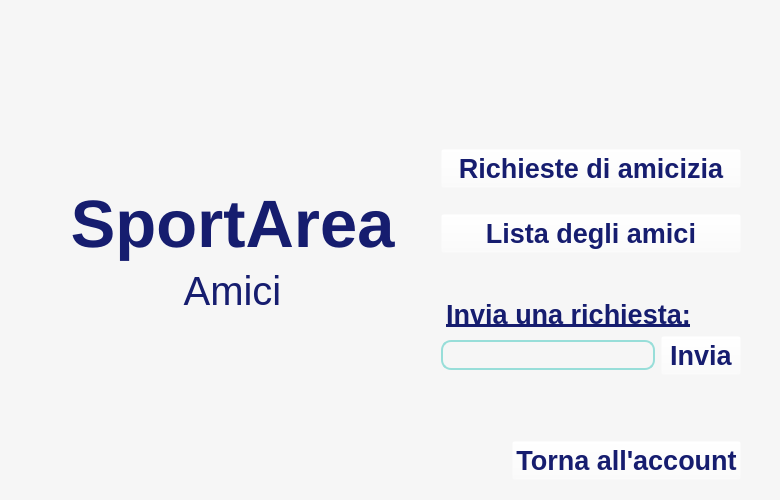
<?xml version="1.0" encoding="UTF-8"?>
<ui version="4.0">
 <class>MainWindow</class>
 <widget class="QMainWindow" name="MainWindow">
  <property name="geometry">
   <rect>
    <x>0</x>
    <y>0</y>
    <width>780</width>
    <height>500</height>
   </rect>
  </property>
  <property name="minimumSize">
   <size>
    <width>780</width>
    <height>500</height>
   </size>
  </property>
  <property name="windowTitle">
   <string>MainWindow</string>
  </property>
  <widget class="QWidget" name="centralwidget">
   <property name="minimumSize">
    <size>
     <width>780</width>
     <height>500</height>
    </size>
   </property>
   <layout class="QGridLayout" name="gridLayout">
    <property name="leftMargin">
     <number>0</number>
    </property>
    <property name="topMargin">
     <number>0</number>
    </property>
    <property name="rightMargin">
     <number>0</number>
    </property>
    <property name="bottomMargin">
     <number>0</number>
    </property>
    <item row="0" column="0">
     <widget class="QWidget" name="widget" native="true">
      <property name="minimumSize">
       <size>
        <width>780</width>
        <height>500</height>
       </size>
      </property>
      <property name="styleSheet">
       <string notr="true">background-color: rgb(246, 246, 246)</string>
      </property>
      <layout class="QHBoxLayout" name="horizontalLayout_4">
       <property name="leftMargin">
        <number>0</number>
       </property>
       <property name="topMargin">
        <number>0</number>
       </property>
       <property name="rightMargin">
        <number>0</number>
       </property>
       <property name="bottomMargin">
        <number>0</number>
       </property>
       <item>
        <spacer name="horizontalSpacer_10">
         <property name="orientation">
          <enum>Qt::Horizontal</enum>
         </property>
         <property name="sizeType">
          <enum>QSizePolicy::MinimumExpanding</enum>
         </property>
         <property name="sizeHint" stdset="0">
          <size>
           <width>70</width>
           <height>20</height>
          </size>
         </property>
        </spacer>
       </item>
       <item>
        <layout class="QVBoxLayout" name="verticalLayout_4">
         <item>
          <spacer name="verticalSpacer_3">
           <property name="orientation">
            <enum>Qt::Vertical</enum>
           </property>
           <property name="sizeType">
            <enum>QSizePolicy::Expanding</enum>
           </property>
           <property name="sizeHint" stdset="0">
            <size>
             <width>20</width>
             <height>40</height>
            </size>
           </property>
          </spacer>
         </item>
         <item>
          <layout class="QVBoxLayout" name="verticalLayout">
           <item>
            <widget class="QLabel" name="label_3">
             <property name="font">
              <font>
               <family>Arial</family>
               <pointsize>50</pointsize>
               <weight>75</weight>
               <bold>true</bold>
              </font>
             </property>
             <property name="styleSheet">
              <string notr="true">color:rgb(22, 29, 111)</string>
             </property>
             <property name="text">
              <string>SportArea</string>
             </property>
             <property name="alignment">
              <set>Qt::AlignBottom|Qt::AlignHCenter</set>
             </property>
            </widget>
           </item>
           <item>
            <widget class="QLabel" name="label_4">
             <property name="font">
              <font>
               <family>Arial</family>
               <pointsize>30</pointsize>
              </font>
             </property>
             <property name="styleSheet">
              <string notr="true">color:rgb(22, 29, 111)</string>
             </property>
             <property name="text">
              <string>Amici</string>
             </property>
             <property name="alignment">
              <set>Qt::AlignHCenter|Qt::AlignTop</set>
             </property>
            </widget>
           </item>
          </layout>
         </item>
         <item>
          <spacer name="verticalSpacer_5">
           <property name="orientation">
            <enum>Qt::Vertical</enum>
           </property>
           <property name="sizeType">
            <enum>QSizePolicy::MinimumExpanding</enum>
           </property>
           <property name="sizeHint" stdset="0">
            <size>
             <width>20</width>
             <height>40</height>
            </size>
           </property>
          </spacer>
         </item>
        </layout>
       </item>
       <item>
        <spacer name="horizontalSpacer_9">
         <property name="orientation">
          <enum>Qt::Horizontal</enum>
         </property>
         <property name="sizeHint" stdset="0">
          <size>
           <width>19</width>
           <height>20</height>
          </size>
         </property>
        </spacer>
       </item>
       <item>
        <layout class="QVBoxLayout" name="verticalLayout_3">
         <item>
          <spacer name="verticalSpacer_7">
           <property name="orientation">
            <enum>Qt::Vertical</enum>
           </property>
           <property name="sizeType">
            <enum>QSizePolicy::Maximum</enum>
           </property>
           <property name="sizeHint" stdset="0">
            <size>
             <width>20</width>
             <height>300</height>
            </size>
           </property>
          </spacer>
         </item>
         <item>
          <widget class="QWidget" name="widget_4" native="true">
           <layout class="QVBoxLayout" name="verticalLayout_2">
            <property name="leftMargin">
             <number>0</number>
            </property>
            <property name="topMargin">
             <number>0</number>
            </property>
            <property name="rightMargin">
             <number>0</number>
            </property>
            <property name="bottomMargin">
             <number>0</number>
            </property>
            <item>
             <widget class="QPushButton" name="pushButton_richieste">
              <property name="minimumSize">
               <size>
                <width>300</width>
                <height>0</height>
               </size>
              </property>
              <property name="font">
               <font>
                <family>Arial</family>
                <pointsize>20</pointsize>
                <weight>75</weight>
                <bold>true</bold>
               </font>
              </property>
              <property name="styleSheet">
               <string notr="true">QPushButton
{
background-color: rgba(255, 255, 255, 0);
color:rgb(22, 29, 111)
}
QPushButton:hover
{
text-decoration: underline solid;
background-color: rgba(255, 255, 255, 0);
color:rgb(152, 222, 217);
}
QPushButton:pressed
{
color:rgb(22, 29, 111)
}

</string>
              </property>
              <property name="text">
               <string>Richieste di amicizia</string>
              </property>
              <property name="icon">
               <iconset>
                <normaloff>icons/hourglass.png</normaloff>icons/hourglass.png</iconset>
              </property>
              <property name="iconSize">
               <size>
                <width>20</width>
                <height>20</height>
               </size>
              </property>
             </widget>
            </item>
            <item>
             <spacer name="verticalSpacer_4">
              <property name="orientation">
               <enum>Qt::Vertical</enum>
              </property>
              <property name="sizeType">
               <enum>QSizePolicy::Minimum</enum>
              </property>
              <property name="sizeHint" stdset="0">
               <size>
                <width>20</width>
                <height>20</height>
               </size>
              </property>
             </spacer>
            </item>
            <item>
             <widget class="QPushButton" name="pushButton_listaAmici">
              <property name="minimumSize">
               <size>
                <width>300</width>
                <height>0</height>
               </size>
              </property>
              <property name="font">
               <font>
                <family>Arial</family>
                <pointsize>20</pointsize>
                <weight>75</weight>
                <bold>true</bold>
               </font>
              </property>
              <property name="styleSheet">
               <string notr="true">QPushButton
{
background-color: rgba(255, 255, 255, 0);
color:rgb(22, 29, 111)
}
QPushButton:hover
{
text-decoration: underline solid;
background-color: rgba(255, 255, 255, 0);
color:rgb(152, 222, 217);
}
QPushButton:pressed
{
color:rgb(22, 29, 111)
}

</string>
              </property>
              <property name="text">
               <string>Lista degli amici</string>
              </property>
              <property name="icon">
               <iconset>
                <normaloff>icons/guideline.png</normaloff>icons/guideline.png</iconset>
              </property>
              <property name="iconSize">
               <size>
                <width>20</width>
                <height>20</height>
               </size>
              </property>
             </widget>
            </item>
            <item>
             <spacer name="verticalSpacer">
              <property name="orientation">
               <enum>Qt::Vertical</enum>
              </property>
              <property name="sizeType">
               <enum>QSizePolicy::Minimum</enum>
              </property>
              <property name="sizeHint" stdset="0">
               <size>
                <width>20</width>
                <height>40</height>
               </size>
              </property>
             </spacer>
            </item>
            <item>
             <layout class="QHBoxLayout" name="horizontalLayout_3">
              <item>
               <spacer name="horizontalSpacer_3">
                <property name="orientation">
                 <enum>Qt::Horizontal</enum>
                </property>
                <property name="sizeType">
                 <enum>QSizePolicy::Fixed</enum>
                </property>
                <property name="sizeHint" stdset="0">
                 <size>
                  <width>5</width>
                  <height>20</height>
                 </size>
                </property>
               </spacer>
              </item>
              <item>
               <widget class="QLabel" name="label_5">
                <property name="font">
                 <font>
                  <family>Arial</family>
                  <pointsize>20</pointsize>
                  <weight>75</weight>
                  <bold>true</bold>
                  <underline>true</underline>
                 </font>
                </property>
                <property name="styleSheet">
                 <string notr="true">color:rgb(22, 29, 111)
</string>
                </property>
                <property name="text">
                 <string>Invia una richiesta:</string>
                </property>
                <property name="alignment">
                 <set>Qt::AlignHCenter|Qt::AlignTop</set>
                </property>
               </widget>
              </item>
              <item>
               <spacer name="horizontalSpacer_2">
                <property name="orientation">
                 <enum>Qt::Horizontal</enum>
                </property>
                <property name="sizeHint" stdset="0">
                 <size>
                  <width>18</width>
                  <height>20</height>
                 </size>
                </property>
               </spacer>
              </item>
             </layout>
            </item>
            <item>
             <layout class="QHBoxLayout" name="horizontalLayout_2">
              <item>
               <widget class="QLineEdit" name="lineEdit_email">
                <property name="minimumSize">
                 <size>
                  <width>0</width>
                  <height>30</height>
                 </size>
                </property>
                <property name="font">
                 <font>
                  <family>Arial</family>
                  <pointsize>16</pointsize>
                 </font>
                </property>
                <property name="styleSheet">
                 <string notr="true">border-radius: 10px;
border: 2px solid rgb(152,222,217);
background-color: rgba(255, 255, 255, 0);
color:rgb(22, 29, 111);
height:20px;

</string>
                </property>
               </widget>
              </item>
              <item>
               <widget class="QPushButton" name="pushButton_conferma">
                <property name="minimumSize">
                 <size>
                  <width>30</width>
                  <height>0</height>
                 </size>
                </property>
                <property name="font">
                 <font>
                  <family>Arial</family>
                  <pointsize>20</pointsize>
                  <weight>75</weight>
                  <bold>true</bold>
                 </font>
                </property>
                <property name="styleSheet">
                 <string notr="true">QPushButton
{
background-color: rgba(255, 255, 255, 0);
color:rgb(22, 29, 111)
}
QPushButton:hover
{
text-decoration: underline solid;
background-color: rgba(255, 255, 255, 0);
color:rgb(152, 222, 217);
}
QPushButton:pressed
{
color:rgb(22, 29, 111)
}

</string>
                </property>
                <property name="text">
                 <string>Invia</string>
                </property>
                <property name="icon">
                 <iconset>
                  <normaloff>icons/send.png</normaloff>icons/send.png</iconset>
                </property>
                <property name="iconSize">
                 <size>
                  <width>20</width>
                  <height>20</height>
                 </size>
                </property>
               </widget>
              </item>
             </layout>
            </item>
            <item>
             <spacer name="verticalSpacer_6">
              <property name="orientation">
               <enum>Qt::Vertical</enum>
              </property>
              <property name="sizeType">
               <enum>QSizePolicy::MinimumExpanding</enum>
              </property>
              <property name="sizeHint" stdset="0">
               <size>
                <width>20</width>
                <height>60</height>
               </size>
              </property>
             </spacer>
            </item>
            <item>
             <layout class="QHBoxLayout" name="horizontalLayout">
              <item>
               <spacer name="horizontalSpacer">
                <property name="orientation">
                 <enum>Qt::Horizontal</enum>
                </property>
                <property name="sizeHint" stdset="0">
                 <size>
                  <width>40</width>
                  <height>20</height>
                 </size>
                </property>
               </spacer>
              </item>
              <item>
               <widget class="QPushButton" name="pushButton_back">
                <property name="minimumSize">
                 <size>
                  <width>200</width>
                  <height>0</height>
                 </size>
                </property>
                <property name="font">
                 <font>
                  <family>Arial</family>
                  <pointsize>20</pointsize>
                  <weight>75</weight>
                  <bold>true</bold>
                 </font>
                </property>
                <property name="styleSheet">
                 <string notr="true">QPushButton
{
background-color: rgba(255, 255, 255, 0);
color:rgb(22, 29, 111)
}
QPushButton:hover
{
text-decoration: underline solid;
background-color: rgba(255, 255, 255, 0);
color:rgb(152, 222, 217);
}
QPushButton:pressed
{
color:rgb(22, 29, 111)
}

</string>
                </property>
                <property name="text">
                 <string>Torna all'account</string>
                </property>
                <property name="icon">
                 <iconset>
                  <normaloff>icons/reply.png</normaloff>icons/reply.png</iconset>
                </property>
                <property name="iconSize">
                 <size>
                  <width>20</width>
                  <height>20</height>
                 </size>
                </property>
               </widget>
              </item>
             </layout>
            </item>
           </layout>
          </widget>
         </item>
         <item>
          <spacer name="verticalSpacer_8">
           <property name="orientation">
            <enum>Qt::Vertical</enum>
           </property>
           <property name="sizeType">
            <enum>QSizePolicy::Minimum</enum>
           </property>
           <property name="sizeHint" stdset="0">
            <size>
             <width>20</width>
             <height>20</height>
            </size>
           </property>
          </spacer>
         </item>
        </layout>
       </item>
       <item>
        <spacer name="horizontalSpacer_11">
         <property name="orientation">
          <enum>Qt::Horizontal</enum>
         </property>
         <property name="sizeHint" stdset="0">
          <size>
           <width>19</width>
           <height>20</height>
          </size>
         </property>
        </spacer>
       </item>
      </layout>
     </widget>
    </item>
   </layout>
  </widget>
 </widget>
 <resources>
  <include location="test.qrc"/>
 </resources>
 <connections/>
</ui>
